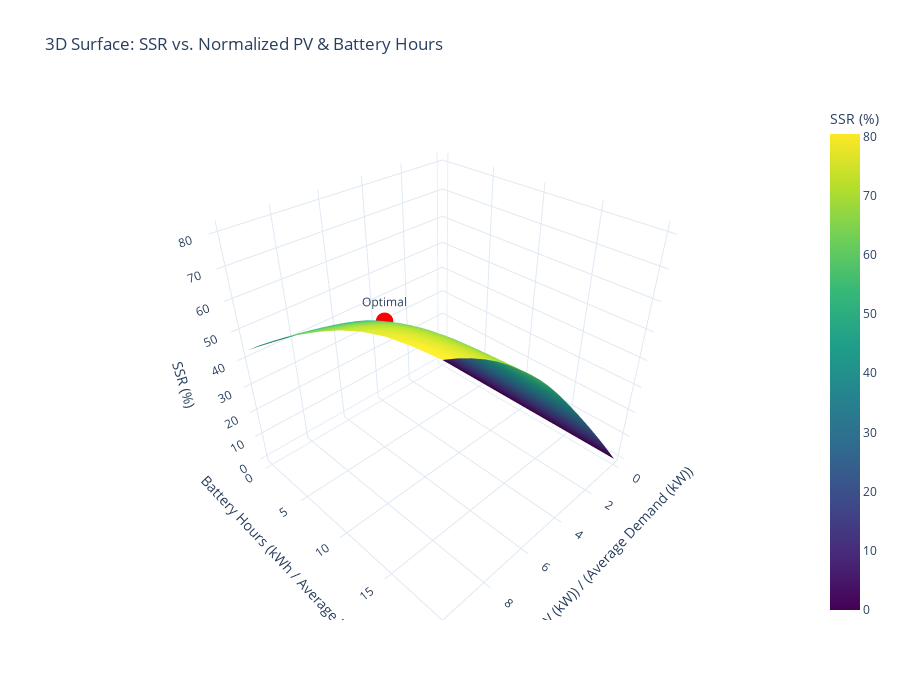

Notebook code for this chart:
### Code cell
import plotly.graph_objects as go
import numpy as np

# --------------------------------------------------
# 1) Financial & Technical Parameters
# --------------------------------------------------
panel_cost = 1220           # € per panel
battery_cost = 13000        # € per battery
energy_sold_price = 0.1208  # €/kWh
energy_purchased_price = 0.2713  # €/kWh
om_cost_panels_rate = 0.07  # 7% O&M cost of panel CAPEX
om_cost_batteries_rate = 0.05  # 5% O&M cost of battery CAPEX

battery_capacity_per_unit = 57  # kWh per "battery unit"
converter_efficiency = 0.9
initial_soc = 50          # %

# Panel capacity (kW) per physical panel
# For instance, if each panel is 610 W => 0.610 kW:
panel_capacity_kW = 0.610

# --------------------------------------------------
# 2) Load Data and Compute Averages
# --------------------------------------------------
# merged_data: DataFrame with columns ['Consumption_kWh', 'PV_Production_kWh'] at each time step
total_energy_demand = merged_data['Consumption_kWh'].sum()   # kWh
num_hours = len(merged_data)  # e.g. 8760 for 1 year of hourly data
average_demand = total_energy_demand / num_hours  # kW

print(f"Total annual demand = {total_energy_demand:.1f} kWh")
print(f"Average demand = {average_demand:.2f} kW")

# --------------------------------------------------
# 3) Define Dimensionless Ranges
# --------------------------------------------------
# Normalized PV ratio from 0.0 to 3.0 in steps of 0.5 => up to 3× average load
norm_pv_range = np.arange(0.0, 10.1, 0.5)

# Battery hours from 0 to 10 in steps of 2 => up to 10 hours of storage at average load
battery_hours_range = np.arange(0.0, 20.1, 2.0)

# Create meshgrids (X = norm_pv, Y = battery_hours)
norm_pv_grid, battery_hours_grid = np.meshgrid(norm_pv_range, battery_hours_range)

# Prepare 2D arrays for SSR and ROI
ssr_grid = np.zeros_like(norm_pv_grid, dtype=float)
roi_grid = np.zeros_like(norm_pv_grid, dtype=float)

# Store an "optimal scenario"
optimal_scenario = {
    'norm_pv': 0,
    'battery_hours': 0,
    'ssr': 0,
    'roi': 0
}

# For custom hover text
hover_texts = np.empty(norm_pv_grid.shape, dtype=object)

# --------------------------------------------------
# 4) Double Loop Over PV & Battery Hours
# --------------------------------------------------
for i in range(norm_pv_grid.shape[0]):
    for j in range(norm_pv_grid.shape[1]):
        
        # (A) Extract current dimensionless parameters
        norm_pv = norm_pv_grid[i, j]           # ratio
        battery_hours = battery_hours_grid[i, j]
        
        # (B) Convert to actual # of panels and # of batteries
        installed_pv_kW = norm_pv * average_demand
        num_panels = installed_pv_kW / panel_capacity_kW if panel_capacity_kW > 0 else 0
        
        battery_capacity_kWh = battery_hours * average_demand
        num_batteries = battery_capacity_kWh / battery_capacity_per_unit if battery_capacity_per_unit > 0 else 0
        
        # (C) Hourly simulation for SSR
        soc = initial_soc
        total_energy_supplied_pv_to_demand = 0.0
        total_energy_discharged = 0.0
        annual_excess_energy = 0.0
        
        for _, row in merged_data.iterrows():
            consumption = row['Consumption_kWh']
            # If 'PV_Production_kWh' is for a 1 kW reference system:
            pv_generation = row['PV_Production_kWh'] * installed_pv_kW
            
            # 1) Direct supply
            direct_supply = min(pv_generation, consumption)
            total_energy_supplied_pv_to_demand += direct_supply
            
            # 2) Battery logic
            excess = pv_generation - direct_supply
            deficit = consumption - direct_supply
            
            # Charge if we have excess
            if excess > 0 and num_batteries > 0 and soc < 100:
                # max we can store in this hour
                charge_max = (100 - soc)/100.0 * battery_capacity_kWh
                actual_charge = min(excess * converter_efficiency, charge_max)
                
                soc += (actual_charge / battery_capacity_kWh) * 100.0
                # The leftover after charging is "excess" that goes to the grid
                # That leftover = (excess - actual_charge / converter_efficiency)
                annual_excess_energy += max(0.0, excess - (actual_charge / converter_efficiency))
            
            # Discharge if there's deficit
            if deficit > 0 and num_batteries > 0 and soc > 20:
                # max we can discharge while respecting SoC floor of 20%
                discharge_max = (soc - 20)/100.0 * battery_capacity_kWh * converter_efficiency
                actual_discharge = min(deficit, discharge_max)
                
                total_energy_discharged += actual_discharge
                soc -= (actual_discharge / (battery_capacity_kWh * converter_efficiency)) * 100.0
        
        # (D) Calculate SSR
        ssr = 0.0
        if total_energy_demand > 0:
            ssr = ((total_energy_supplied_pv_to_demand + total_energy_discharged)
                   / total_energy_demand) * 100.0
        
        ssr_grid[i, j] = ssr
        
        # (E) Financial Calculations
        # CAPEX
        total_initial_investment = (panel_cost * num_panels) + (battery_cost * num_batteries)
        
        # O&M cost
        om_cost_panels = panel_cost * num_panels * om_cost_panels_rate
        om_cost_batteries = battery_cost * num_batteries * om_cost_batteries_rate
        total_om_cost = om_cost_panels + om_cost_batteries
        
        # Savings: any kWh not purchased from the grid => value at energy_purchased_price
        # Also, any surplus can be sold => revenue_surplus
        total_savings = total_energy_supplied_pv_to_demand * energy_purchased_price
        revenue_surplus = annual_excess_energy * energy_sold_price
        
        net_savings = (total_savings + revenue_surplus) - total_om_cost
        
        if total_initial_investment > 0:
            roi = (net_savings / total_initial_investment) * 100.0
        else:
            roi = 0.0
        
        roi_grid[i, j] = roi
        
        # (F) Update "Optimal" scenario (if you want max SSR subject to ROI>0, for example)
        # You can customize this criterion—here we pick the highest SSR that still has ROI>0
        if roi > 0 and ssr > optimal_scenario['ssr']:
            optimal_scenario.update({
                'norm_pv': norm_pv,
                'battery_hours': battery_hours,
                'ssr': ssr,
                'roi': roi
            })
        
        # (G) Hover text
        hover_texts[i, j] = (
            f"<b>norm_PV</b>: {norm_pv:.2f}<br>"
            f"<b>battery_hours</b>: {battery_hours:.1f}<br>"
            f"PV Panels: {num_panels:.1f}<br>"
            f"Batteries: {num_batteries:.1f}<br>"
            f"SSR: {ssr:.1f}%<br>"
            f"ROI: {roi:.1f}%<br>"
        )

# --------------------------------------------------
# 5) Print the "Optimal" Scenario
# --------------------------------------------------
print("Optimal Scenario (Max SSR with ROI>0):")
print(f"  Normalized PV = {optimal_scenario['norm_pv']:.2f} (i.e. {optimal_scenario['norm_pv']*100:.0f}% of average demand)")
print(f"  Battery Hours = {optimal_scenario['battery_hours']:.1f}")
print(f"  SSR = {optimal_scenario['ssr']:.2f}%")
print(f"  ROI = {optimal_scenario['roi']:.2f}%")

# --------------------------------------------------
# 6) Plot 3D Surface (SSR as Z-Axis)
# --------------------------------------------------
fig = go.Figure()

fig.add_trace(go.Surface(
    x=norm_pv_grid,              # X-axis: normalized PV
    y=battery_hours_grid,        # Y-axis: battery hours
    z=ssr_grid,                  # Z-axis: SSR
    surfacecolor=ssr_grid,       # for color
    colorscale='Viridis',
    colorbar=dict(title="SSR (%)"),
    hoverinfo='text',
    text=hover_texts
))

# Add a marker for the Optimal Scenario
fig.add_trace(go.Scatter3d(
    x=[optimal_scenario['norm_pv']],
    y=[optimal_scenario['battery_hours']],
    z=[optimal_scenario['ssr']],
    mode='markers+text',
    marker=dict(size=6, color='red'),
    text=["Optimal"],
    textposition='top center'
))

fig.update_layout(
    title='3D Surface: SSR vs. Normalized PV & Battery Hours',
    scene=dict(
        xaxis_title='(Installed PV (kW)) / (Average Demand (kW))',
        yaxis_title='Battery Hours (kWh / Average Demand)',
        zaxis_title='SSR (%)'
    ),
    template='plotly_white',
    width=900,
    height=700
)

fig.show()

### Figure 1 — Plotly figure (JSON) as saved in the notebook; plotly's stock layout.template omitted (floating-point values rounded to 4 significant figures; data arrays with more than 128 entries replaced by an {"elided": "..."} marker saying what was removed)
{"data": [{"colorbar": {"title": {"text": "SSR (%)"}}, "colorscale": [[0, "#440154"], [0.1111, "#482878"], [0.2222, "#3e4989"], [0.3333, "#31688e"], [0.4444, "#26828e"], [0.5556, "#1f9e89"], [0.6667, "#35b779"], [0.7778, "#6ece58"], [0.8889, "#b5de2b"], [1, "#fde725"]], "hoverinfo": "text", "surfacecolor": {"elided": "11x21 float values"}, "text": {"elided": "11x21 str values"}, "type": "surface", "x": {"elided": "11x21 float values"}, "y": {"elided": "11x21 float values"}, "z": {"elided": "11x21 float values"}}, {"marker": {"color": "red", "size": 6}, "mode": "markers+text", "text": ["Optimal"], "textposition": "top center", "type": "scatter3d", "x": [6], "y": [6], "z": [50.18]}], "layout": {"height": 700, "scene": {"xaxis": {"title": {"text": "(Installed PV (kW)) / (Average Demand (kW))"}}, "yaxis": {"title": {"text": "Battery Hours (kWh / Average Demand)"}}, "zaxis": {"title": {"text": "SSR (%)"}}}, "title": {"text": "3D Surface: SSR vs. Normalized PV & Battery Hours"}, "width": 900}}
